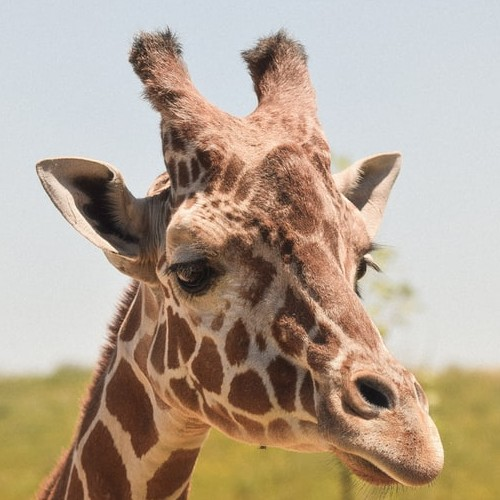
#> input picture giraffe_resize.jpg, 500 x 500 px
$ python phase_magnitude_combination.py
#> lines starting #> are read from the running program, lines starting #| are printed output that depends on the picture
"""
This program obtains the phase and magnitude of two images
From there, it produces two new images
One is the phase of the first image with the magnitude of the second
The other is the phase of the second image with the magnitude of the first
"""

import matplotlib.pyplot as plt
import numpy as np
import os

from numpy import fft
from PIL import Image

#Open images and conver to numpy arrays
img1 = Image.open(os.getcwd() + '/giraffe_resize.jpg').convert('L')
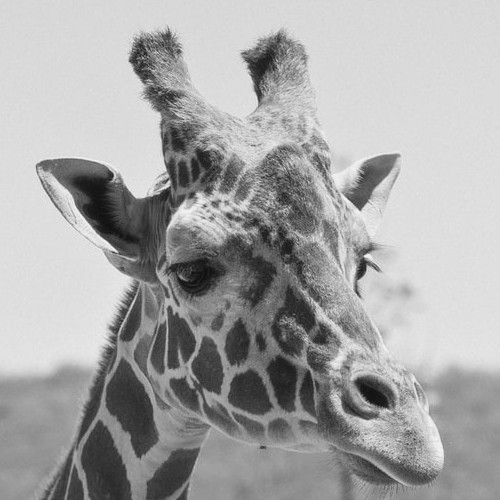
#> img1: PIL image 500x500 L; min 12, max 251, mean 166.5
img1 = np.array(img1, dtype = 'float') / 256
#> img1: shape (500, 500) float64
img2 = Image.open(os.getcwd() + '/tiger_resize.jpg').convert('L')
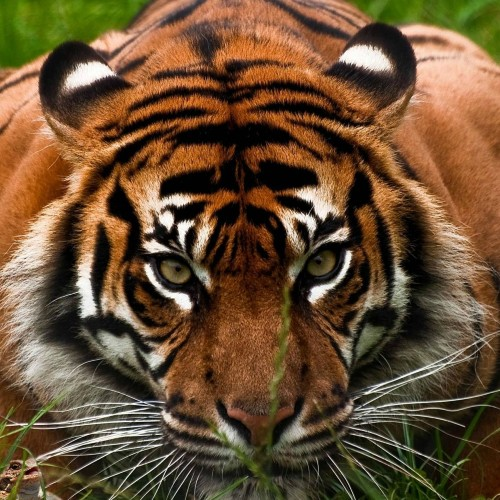
#> input picture tiger_resize.jpg, 500 x 500 px
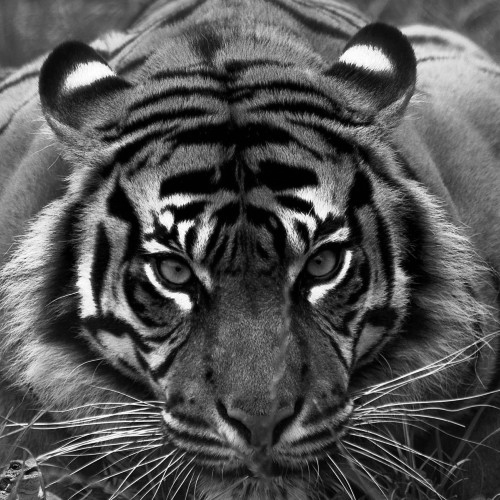
#> img2: PIL image 500x500 L; min 0, max 255, mean 84.2
img2 = np.array(img2, dtype = 'float') / 256
#> img2: shape (500, 500) float64

#Obtain DFTs of images
dft1 = fft.fft2(img1)
dft1 = fft.fftshift(dft1)
dft2 = fft.fft2(img2)
dft2 = fft.fftshift(dft2)

#Calculate magnitude spectrums and phase spectrums of DFTs
mag1 = np.abs(dft1)
mag2 = np.abs(dft2)
phase1 = np.exp(1j * np.angle(dft1))
phase2 = np.exp(1j * np.angle(dft2))

#Combine the opposite spectrums of the images to create a new image
comb1 = np.multiply(mag2, phase1)
comb2 = np.multiply(mag1, phase2)

#Revert combined spectrums back into 2D images
comb1 = fft.ifftshift(comb1)
comb1 = fft.ifft2(comb1)
comb2 = fft.ifftshift(comb2)
comb2 = fft.ifft2(comb2)

#Display results
fig, axs = plt.subplots(2, 2, figsize = (10, 10))
axs[0][0].imshow(img1, cmap = 'gray')
axs[0][0].set_title("Image 1")
axs[0][1].imshow(img2, cmap = 'gray')
axs[0][1].set_title("Image 2")
axs[1][0].imshow(np.real(comb1), cmap = 'gray')
axs[1][0].set_title("Phase = Image 1 & Magnitude = Image 2")
axs[1][1].imshow(np.real(comb2), cmap = 'gray')
axs[1][1].set_title("Phase = Image 2 & Magnitude = Image 1")
plt.show()
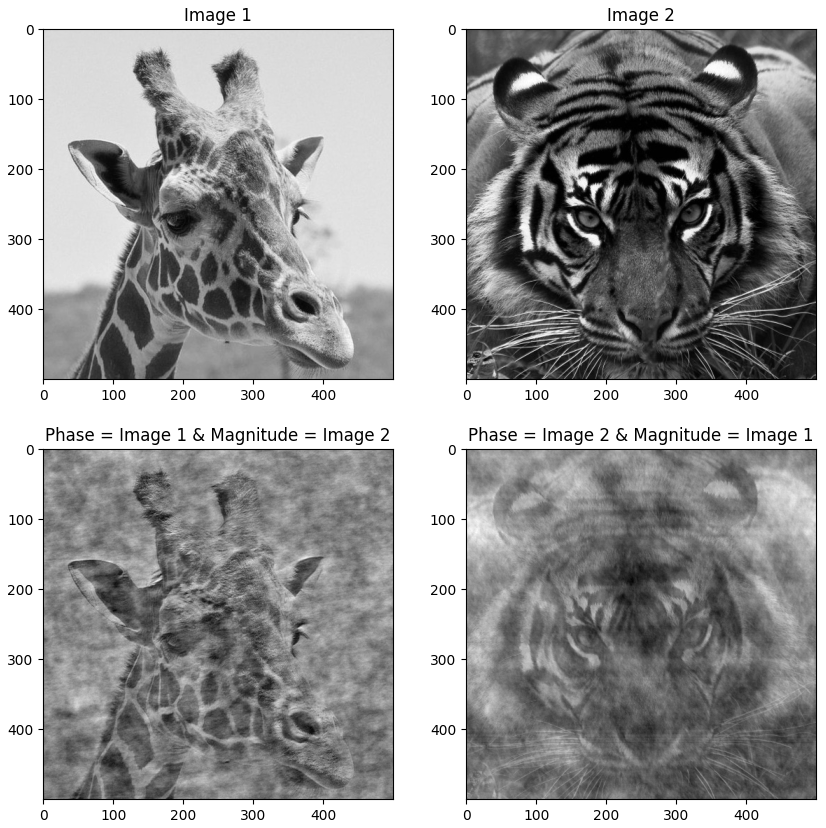
#> figure drawn by matplotlib, 4 panels
